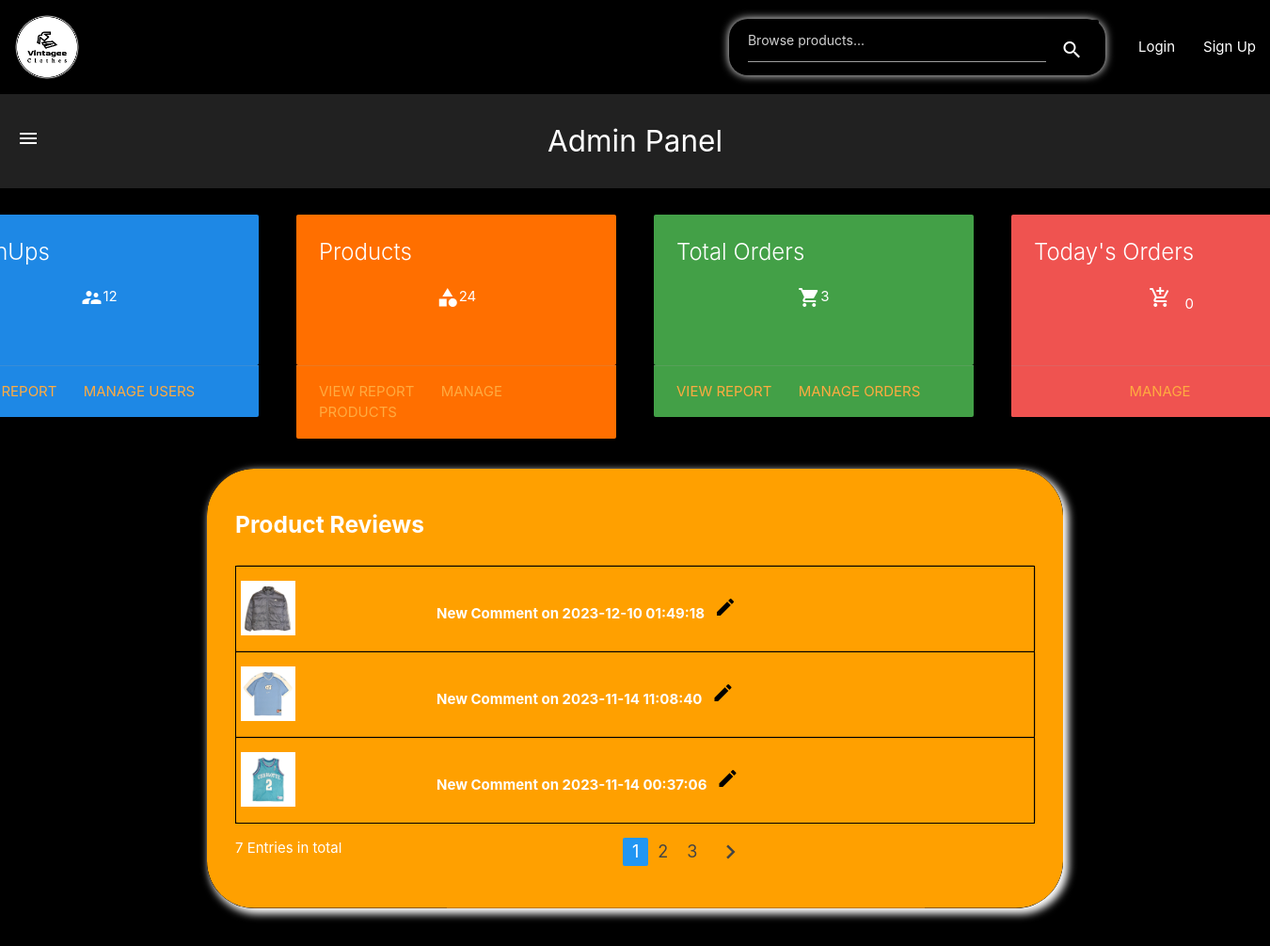
The app's page /admin.php with its own data.
### tables this page shows
CREATE TABLE `orderitems` (
  `OrderItemID` int(11) NOT NULL,
  `OrderID` int(11) NOT NULL,
  `ItemID` int(11) NOT NULL,
  `Price` float NOT NULL,
  `Quantity` int(11) NOT NULL,
  `AddedDatetime` datetime NOT NULL,
  `Feedback` varchar(512) DEFAULT NULL,
  `Rating` int(11) DEFAULT NULL,
  `RatingDateTime` datetime NOT NULL
);

CREATE TABLE `items` (
  `ItemID` int(11) NOT NULL,
  `Name` varchar(64) NOT NULL,
  `Brand` varchar(64) NOT NULL,
  `Description` varchar(512) NOT NULL,
  `Category` int(11) NOT NULL,
  `SellingPrice` float NOT NULL,
  `QuantityInStock` int(11) NOT NULL,
  `Image` varchar(512) NOT NULL
);

### includes/class_autoloader.php (called while the page is built, shortened)
<?php
  function myAutoLoader($className) {
    $url = $_SERVER['HTTP_HOST'].$_SERVER['REQUEST_URI'];
    if (strpos($url, 'includes') !== false){
      $path = "../classes/";
    }
    else {
      $path = "classes/";
    }
    $extension = ".class.php";
  }

### classes/Dbhandler.class.php (called while the page is built, shortened)
<?php
class Dbhandler {
  private function connect() {
    $this->host = "127.0.0.1";
    $this->user = "root";
    $this->pass = "";
    $this->db = "vtgee";
    $this->conn = new mysqli($this->host, $this->user, $this->pass, $this->db);
    return $this->conn;
  }
  public function conn() {
    $this->conn = new mysqli("127.0.0.1", "root", "", "vtgee");
    return $this->conn;
  }
}

### classes/adminContr.class.php (called while the page is built, shortened)
<?php
class adminContr extends Admin {
  public function showReviews(){
    $this->adminReviews();
  }
}

### classes/admin.class.php (the view, shortened to what this page needs)
<?php
class Admin extends Dbhandler{
  protected function adminReviews(){
    $sql = "SELECT OI.ItemID, OI.RatingDateTime, I.Image FROM OrderItems OI, Items I
      WHERE OI.ItemID = I.ItemID AND Rating IS NOT NULL ORDER BY OrderItemID DESC;";
    $conn = new Dbhandler();
    $result = $conn->conn()->query($sql) or die($conn->conn()->error);
    while ($row = $result->fetch_assoc() )
    {
      $itemID = $row["ItemID"];
      $ratingDateTime = $row["RatingDateTime"];
      $image = $row["Image"];
      echo("
        <tr>
          <td id='bordershadow'>
            <a href='product.php?item_id=$itemID'>
              <div><img class='shadow-img' src='product_images/$image' style='height: 58px; float: left; max-width: 68px; display: block;
                margin: 0 auto; object-fit:scale-down;'></div>
              <div class='white-text bold' style='height: 60px; float: left; margin-left: 150px'>New Comment on $ratingDateTime</div>
              <div class='black-text' style='height: 60px; float: left; margin-left: 10px'><i class='material-icons'>create</i></div>
            </a>
          </td>
        </tr>"
      );
    }
  }
}

### admin.php (shortened to what this page needs)
<!DOCTYPE html>
<html lang="en">
<head>
  <?php
    include "header.php";
    include "static/pages/admin_nav.php";
    require_once "includes/class_autoloader.php";
  ?>
</head>
<body>
  <div class="grid" style="margin-top: 100px;">
    <div class="grid">
      <div style="width: 340px; height: 238px">
        <div class="col s12 m6">
          <div class="card blue darken-1" style="width: 340px;">
            <div class="card-content white-text" style="height: 160px;">
              <span class="card-title ">SignUps</span>
              <div class="grid">
                <i class="material-icons white-text">supervisor_account</i>
                <div id="signup">
                  <?php
                    $sql = "SELECT * FROM Members";
                    $conn = new Dbhandler();
                    $result = $conn->conn()->query($sql) or die($conn->conn()->error);
                    $signUpCount = $result->num_rows;
                  ?>
                  <a class='white-text'><?php echo($signUpCount); ?></a>
                </div>
              </div>
            </div>
            <div class="card-action left" style="width: 340px;">
              <a href="admin_report.php#user">View Report</a>
              <a href="admin_manage_users.php">Manage Users</a>
            </div>
          </div>
        </div>
      </div>
    </div>
    <div class="grid">
      <div style="width: 340px; height: 238px">
        <div class="col s12 m6">
          <div class="card amber darken-4" style="width: 340px;">
            <div class="card-content white-text" style="height: 160px;">
              <span class="card-title ">Products</span>
              <div class="grid">
                <i class="material-icons white-text">category</i>
                <?php
                  $sql = "SELECT * FROM Items";
                  $conn = new Dbhandler();
                  $result = $conn->conn()->query($sql) or die($conn->conn()->error);
                  $productCount = $result->num_rows;
                ?>
                <p><?php echo($productCount); ?></p>
              </div>
            </div>
            <div class="card-action left" style="width: 340px;">
              <a href="admin_report.php#product">View Report</a>
              <a href="admin_manage_products.php">Manage Products</a>
            </div>
          </div>
        </div>
      </div>
    </div>
    <div class="grid">
      <div style="width: 340px; height: 238px">
        <div class="col s12 m6">
          <div class="card green darken-1" style="width: 340px;">
            <div class="card-content white-text" style="height: 160px;">
              <span class="card-title ">Total Orders</span>
              <div class="grid">
                <i class="material-icons white-text">shopping_cart</i>
                <div id="order">
                  <?php
                    $sql = "SELECT M.*, O.*, P.* FROM Members M, Orders O, Payment P
                    WHERE M.PrivilegeLevel = 0 AND P.OrderID = O.OrderID  AND M.MemberID = O.MemberID ORDER BY P.PaymentDate DESC";
                    $conn = new Dbhandler();
                    $result = $conn->conn()->query($sql) or die($conn->conn()->error);
                    $orderCount = $result->num_rows;
                  ?>
                  <a class='white-text'><?php echo($orderCount); ?></a>
                </div>
              </div>
            </div>
            <div class="card-action left" style="width: 340px;">
              <a href="admin_report.php#order">View Report</a>
              <a href="admin_view_orders.php">Manage Orders</a>
            </div>
          </div>
        </div>
      </div>
    </div>
    <div class="grid">
      <div style="width: 340px; height: 238px">
        <div class="col s12 m6">
          <div class="card red lighten-1" style="width: 340px;">
            <div class="card-content white-text" style="height: 160px;">
              <span class="card-title">Today's Orders</span>
              <div class="grid">
                <div id="order1">
                  <?php
                    $sql = "SELECT M.*, O.*, P.* FROM Members M, Orders O, Payment P
                      WHERE M.PrivilegeLevel = 0 AND P.OrderID = O.OrderID  AND M.MemberID = O.MemberID
                      AND P.PaymentDate = CURDATE() ORDER BY P.PaymentDate DESC";
                    $conn = new Dbhandler();
                    $result = $conn->conn()->query($sql) or die($conn->conn()->error);
                    $orderCountNew = $result->num_rows;
                    if ($orderCountNew === 1)
                      echo("
                        <a class='btn-floating cyan pulse'><i class='material-icons'>add_shopping_cart</i></a>
                        <a class='white-text' style='margin-left: 10px'>1 New ~</a>
                        ");
                    else if ($orderCountNew > 1) echo(
                      "<a class='btn-floating cyan pulse'><i class='material-icons'>add_shopping_cart</i></a>
                      <a class='white-text' style='margin-left: 10px'>$orderCountNew</a><a class='white-text bold' style='margin-left: 5px'>New</a>
                      ");
                    else echo("
                      <i class='material-icons white-text'>add_shopping_cart</i>
                      <a class='white-text' style='margin-left: 10px'>$orderCountNew</a>");
                  ?>
                </div>
              </div>
            </div>
            <div class="card-action center">
              <a href="admin_view_orders.php">Manage</a>
            </div>
          </div>
        </div>
      </div>
    </div>
  </div>
  <div class="row">
    <div class="container">
      <div class="grid">
        <div class="rounded-card-parent">
          <div class="rounded-card amber darken-2" style="width: 910px">
            <div class="card-content white-text">
              <table class="responsive-table center" id="pagination">
                <thead class="text-primary center">
                  <tr>
                    <h5 class="white-text bold" style="padding-bottom: 20px">Product Reviews</h5>
                  </tr>
                </thead>
                <tbody>
                  <?php
                    $oper = new adminContr;
                    $oper->showReviews();
                  ?>
                </tbody>
              </table>
              <div class="col-md-12 center text-center">
                <span class="left" id="total_reg"></span>
                <ul class="pagination pager" id="myPager"></ul>
              </div>
            </div>
          </div>
        </div>
      </div>
    </div>
  </div>
</body>
</html>

### header.php (shortened to what this page needs)
<!DOCTYPE html>
<html lang="en">
<head>
  <link rel="stylesheet" href="./static/css/base.css">
</head>
<?php
  require_once "includes/class_autoloader.php";
?>
<div class="nav-wrapper" style="height: 100px">
  <nav style="height: 100px;">
    <div class="nav-wrapper black" style="box-shadow: 0px 0px 2px white;">
      <a href="index.php"><img src = "./static/logoicon.png" alt="logo" id="logo" class="brand-logo glow-image" height="100"/></a>
      <ul id="nav-mobile" class="right hide-on-med-and-down">
        <li class="black" id="search-bar">
          <form action="product_catalogue.php">
            <div class="white-text row" style="padding-left: 20px;">
              <input type="text" name="query" placeholder="Browse products..."
                class="input-field white-text col s10 autocomplete" id="autocomplete-input"
                value="<?php if (isset($_GET["query"])) echo($_GET["query"]); ?>"
                style="font-size: 14px; z-index: 5050;"
              />
              <button value='<?php if (isset($_GET["query"])) echo($_GET["query"]); ?>'
                class='btn black underline' style="margin-bottom: 50px; padding-bottom: 50px">
                <i class='material-icons'>search</i>
              </button>
            </div>
          </form>
        </li>
        <?php
          if (isset($_SESSION["Member"]))
          { ?>
          <?php if ($privilegeLevel == 1)
            echo("<li><a class='admin admin_manage_users admin_view_orders' href='admin.php' target='_blank'>Admin Panel</a></li>");
          echo
            ("
            <li>
              <a class='cart' href='cart.php?member_id=$memberID'>
                Cart<span class='new badge unglow' id='cart_badge'>$orderItemCount</span></a>
            </li>
            <li><a class='manage_profile' href='manage_profile.php?email=$email'>Manage Profile</a></li>
            <li><a href='includes/logout.inc.php'>Logout</a></li>
            ");
          } else
          {
            echo(
              "
              <li><a class='login' href='login.php'>Login</a></li>
              <li><a class='signup' href='signup.php'>Sign Up</a></li>
            ");
          }
          ?>
      </ul>
    </div>
  </nav>
</div>
</html>

### static/pages/admin_nav.php
<nav class="grey darken-4" style="margin-top: 100px; height: 100px;">
  <div class="nav wrapper">
    <a href="admin.php" class="brand-logo center white-text underline">Admin Panel</a>
    <a href="" data-target="slide-out" class="sidenav-trigger show-on-large" style="margin-top: 15px" data-activates="slide-out"><i class="material-icons">menu</i></a>
  </div>
</nav>

### static/css/base.css (style rules this page uses)
body { background-color: black; }
.bold { font-weight: bold; }
.grid { display: flex; align-items: center; justify-content: center; margin: 20px; }
#bordershadow { height: 70px; line-height: 70px; text-align: center; border: 1px solid black; border-radius: 3px; box-shadow: 0 0 0 1px rgb(0 0 0 / 20%); transition: all 200ms ease-out; }

### static/css/searchBar.css (style rules this page uses)
.search { height: 60px; width: 400px; border-radius: 20px; margin-top: 20px; box-shadow: 0px 0px 10px white; margin-right: 20px; }

### static/css/nav.css (style rules this page uses)
nav { line-height: 100px; z-index: 5050; position: fixed; top: 0; }
.nav { line-height: 100px; z-index: 9999; position: relative; top: 100; }

### static/css/roundedCards.css (style rules this page uses)
.rounded-card-parent { box-shadow: white 4px 4px 8px 2px; border-radius: 50px; transition: 0.3s cubic-bezier(0.8, 0, 0.2, 1); }
.rounded-card { color: white; padding: 30px; clip-path: inset(0px 0px round 50px 50px); background-color: rgba(56, 56, 56, 0.7); backdrop-filter: blur(10px); transition: 0.3s cubic-bezier(0.8, 0, 0.2, 1); }

### static/css/logo.css (style rules this page uses)
.glow-image { animation: imageGlowColor 1.5s; animation-iteration-count: infinite; animation-direction: alternate; animation-timing-function: cubic-bezier(0.25, 0, 0.45, 1); }

### records on screen
orderitems: ItemID.Image (picture), RatingDateTime "2023-12-10 01:49:18"
orderitems: ItemID.Image (picture), RatingDateTime "2023-11-14 11:08:40"
orderitems: ItemID.Image (picture), RatingDateTime "2023-11-14 00:37:06"

### other values on screen
$signUpCount "12"
$productCount "24"
$orderCount "3"
$orderCountNew "0"
